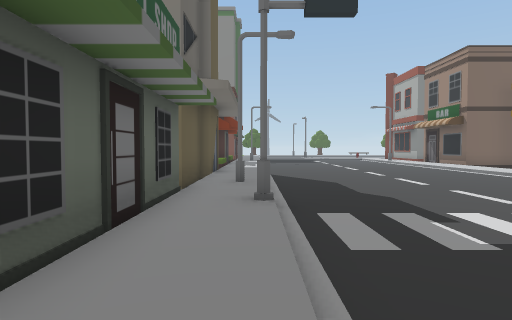
View 1 (above)

24 first-person views from a walk through a scene from a Unity 3-D project. The camera is 1.4 m above the floor, tilts 2° down and sees 75° across. The floor is counted in squares, 2 m on a side. Each view is taken from the middle of a square. On the plan, view 1 faces up. The plan holds only what a view shows up to about 10 squares ahead; the rest is blank. The place goes on beyond the plan.

View 2
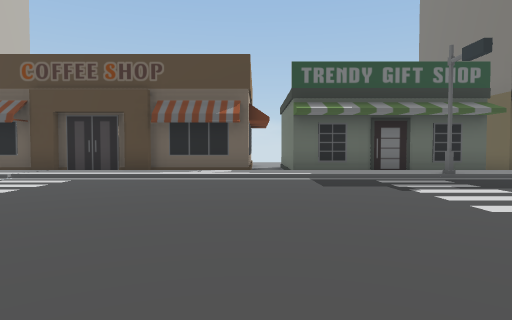

View 3
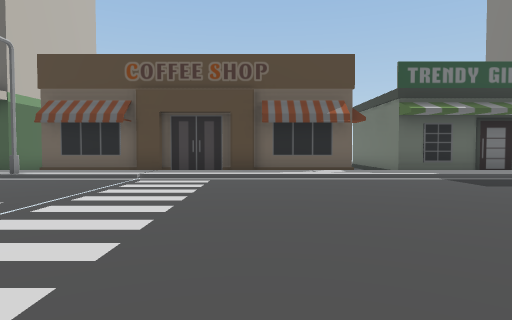

View 4
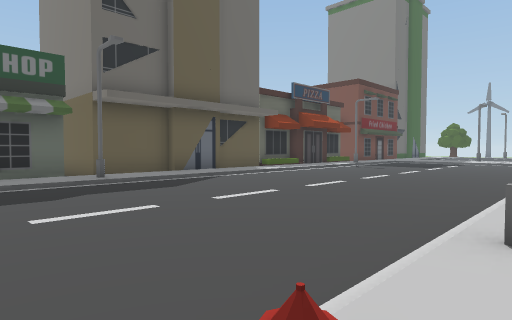

View 5
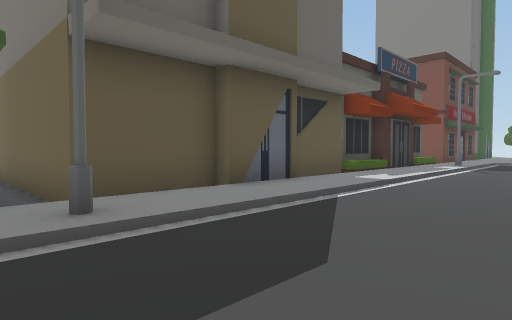

View 6
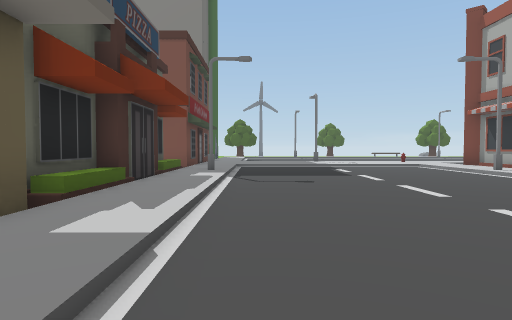

View 7
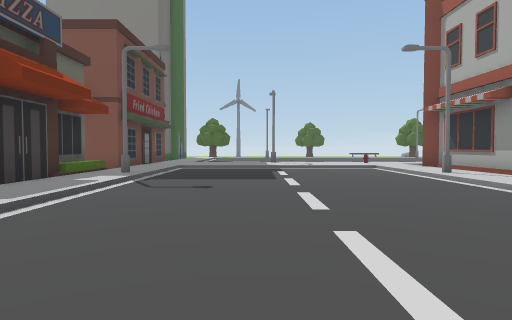

View 8
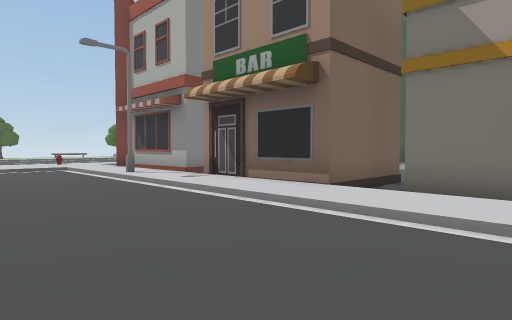

View 9
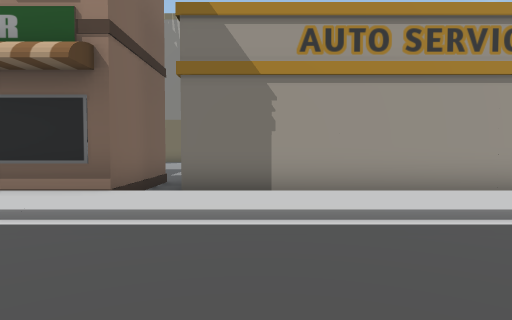

View 10
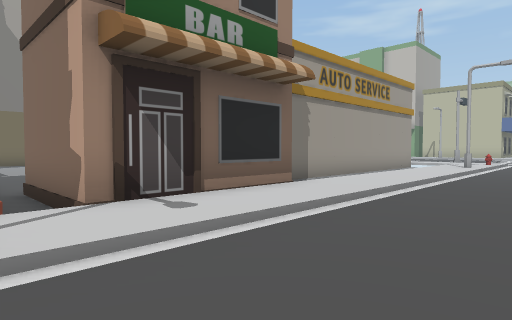

View 11
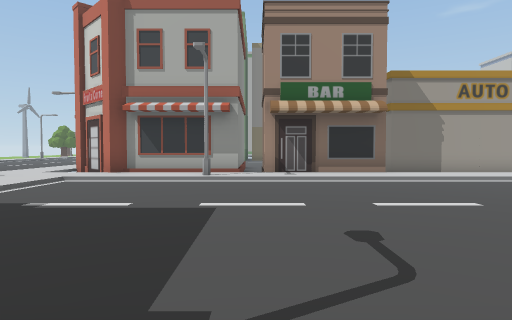

View 12
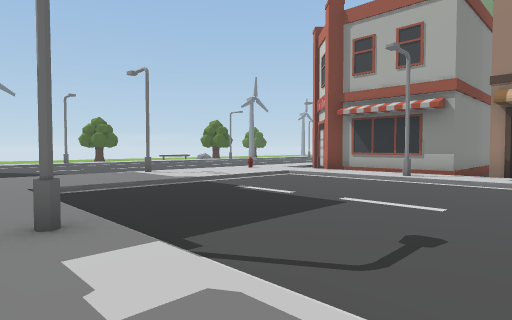

View 13
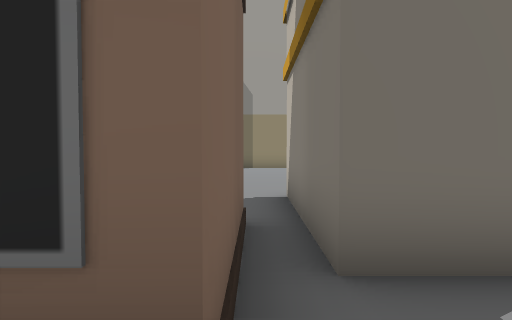

View 14
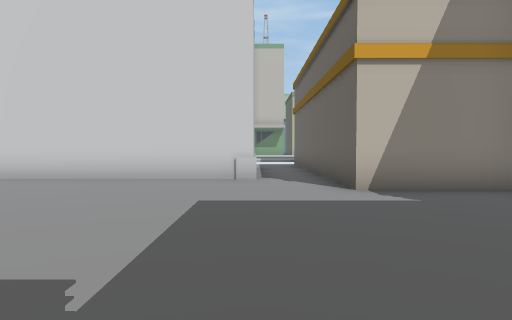

View 15
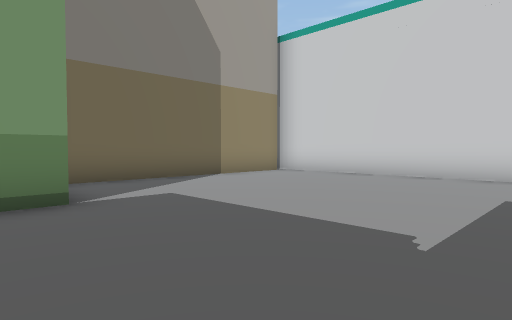

View 16
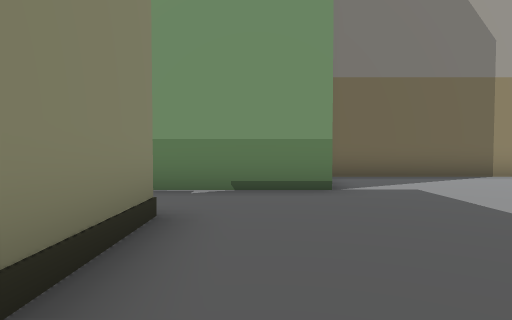

View 17
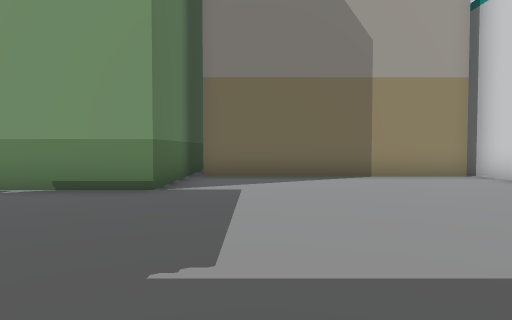

View 18
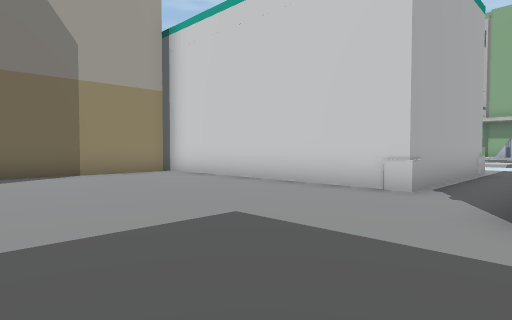

View 19
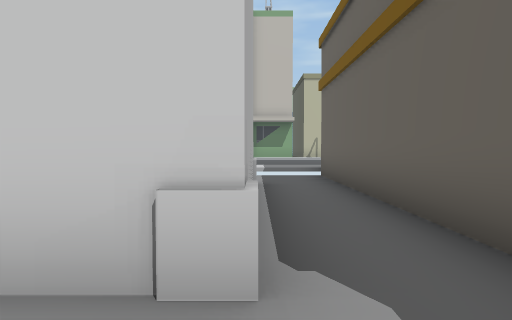

View 20
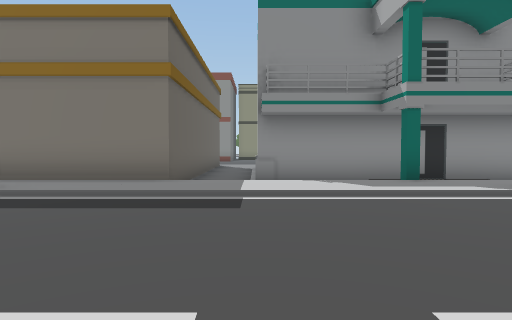

View 21
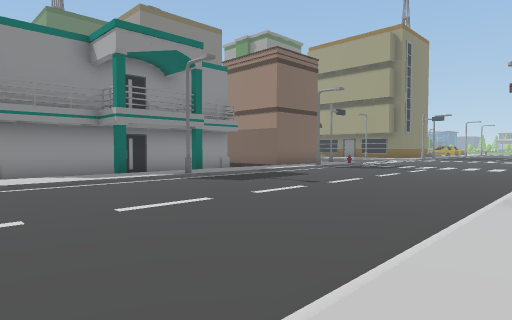

View 22
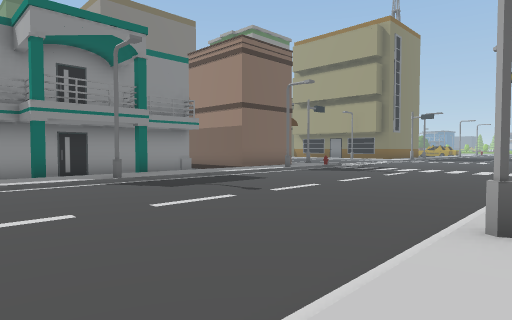

View 23
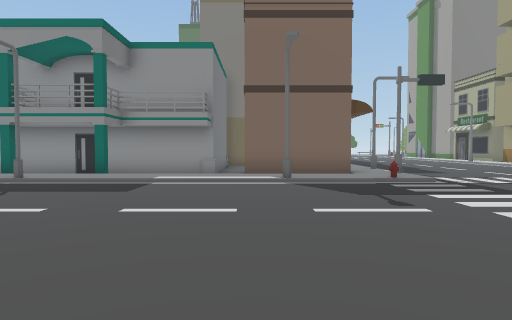

View 24
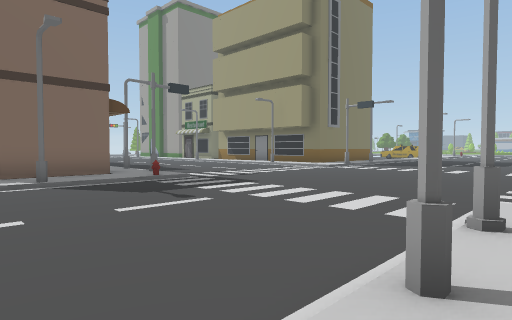

### Floor plan
Key: @ floor where view 1 was taken; # wall or solid block; . main floor; : floor 0.25 m higher than the main floor; - floor 0.25 m lower than the main floor; / step, stairs or slope; B building; S streetlight; H hydrant; O other object.
Columns run from 7 left of view 1 to 35 right of it. Each row starts with its distance up from view 1.
 22        :.......:#          -B
 21      B::.......:#      BBB--B
 20      B::.......:#     ------B
 19      B:S.......S###    -----BBBBB
 18      B::.......:--------------B
 17      B::.......:####----------B
 16      B::.......:#  #----------B
 15      B::.......:# ##----------B
 14      B::.......:###-----------B
 13      B::.......:--BBBB--------B
 12      B::.......:--B  B--------B
 11      B::.......:--B  B-#########
 10      B::.......:--B  B-#
  9      B::.......:- B  B-#
  8 BBBBBB::.......:     B-#
  7  -----:S.......S     B-#######
  6      #::.......:     B--
  5      #:#.......H     B--         ###::...
  4      #::...... :    ::::::#::#:::::::#...
  3      #::.....       ///////S//////S/O/..
  2      #::......      ....................
  1      #::.......     .....................
  0      #:@........     .....................
 -1      #::.......       .....................
 -2      #::.......       .....................
 -3      #::........      .....................
 -4      #::.......        ////S//////S#//.....
 -5      #::......        :::::S    :::::
 -6      #::.....
 -7      #::...
 -8      #::..

Where each view was taken, in squares from view 1:
view 1: 0 up, 0 right, facing up
view 2: 0 up, 8 right, facing left
view 3: 3 down, 8 right, facing left
view 4: 4 up, 8 right, facing up-left
view 5: 6 up, 3 right, facing up-left
view 6: 10 up, 1 right, facing up
view 7: 11 up, 3 right, facing up
view 8: 11 up, 4 right, facing up-right
view 9: 12 up, 4 right, facing right
view 10: 19 up, 5 right, facing down-right
view 11: 18 up, 1 left, facing right
view 12: 16 up, 1 left, facing up-right
view 13: 14 up, 8 right, facing right
view 14: 19 up, 16 right, facing down
view 15: 20 up, 16 right, facing down-right
view 16: 20 up, 15 right, facing right
view 17: 17 up, 15 right, facing right
view 18: 17 up, 14 right, facing down-right
view 19: 13 up, 16 right, facing down
view 20: 2 down, 16 right, facing up
view 21: 5 down, 15 right, facing up-right
view 22: 5 down, 17 right, facing up-right
view 23: 5 down, 26 right, facing up
view 24: 5 down, 25 right, facing up-right
